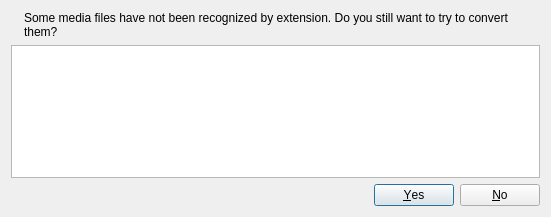
<?xml version="1.0" encoding="UTF-8"?>
<ui version="4.0">
 <class>NonRecognizedFilesDialog</class>
 <widget class="QDialog" name="NonRecognizedFilesDialog">
  <property name="geometry">
   <rect>
    <x>0</x>
    <y>0</y>
    <width>551</width>
    <height>217</height>
   </rect>
  </property>
  <layout class="QVBoxLayout" name="verticalLayout">
   <item>
    <layout class="QHBoxLayout" name="horizontalLayout">
     <item>
      <widget class="QLabel" name="iconLabel"/>
     </item>
     <item>
      <widget class="QLabel" name="textLabel">
       <property name="sizePolicy">
        <sizepolicy hsizetype="MinimumExpanding" vsizetype="Preferred">
         <horstretch>0</horstretch>
         <verstretch>0</verstretch>
        </sizepolicy>
       </property>
       <property name="text">
        <string>Some media files have not been recognized by extension. Do you still want to try to convert them?</string>
       </property>
       <property name="wordWrap">
        <bool>true</bool>
       </property>
      </widget>
     </item>
    </layout>
   </item>
   <item>
    <widget class="QListView" name="filesView">
     <property name="editTriggers">
      <set>QAbstractItemView::NoEditTriggers</set>
     </property>
     <property name="selectionMode">
      <enum>QAbstractItemView::NoSelection</enum>
     </property>
    </widget>
   </item>
   <item>
    <widget class="QDialogButtonBox" name="buttonBox">
     <property name="orientation">
      <enum>Qt::Horizontal</enum>
     </property>
     <property name="standardButtons">
      <set>QDialogButtonBox::No|QDialogButtonBox::Yes</set>
     </property>
    </widget>
   </item>
  </layout>
 </widget>
 <resources/>
 <connections>
  <connection>
   <sender>buttonBox</sender>
   <signal>accepted()</signal>
   <receiver>NonRecognizedFilesDialog</receiver>
   <slot>accept()</slot>
   <hints>
    <hint type="sourcelabel">
     <x>248</x>
     <y>254</y>
    </hint>
    <hint type="destinationlabel">
     <x>157</x>
     <y>274</y>
    </hint>
   </hints>
  </connection>
  <connection>
   <sender>buttonBox</sender>
   <signal>rejected()</signal>
   <receiver>NonRecognizedFilesDialog</receiver>
   <slot>reject()</slot>
   <hints>
    <hint type="sourcelabel">
     <x>316</x>
     <y>260</y>
    </hint>
    <hint type="destinationlabel">
     <x>286</x>
     <y>274</y>
    </hint>
   </hints>
  </connection>
 </connections>
</ui>
